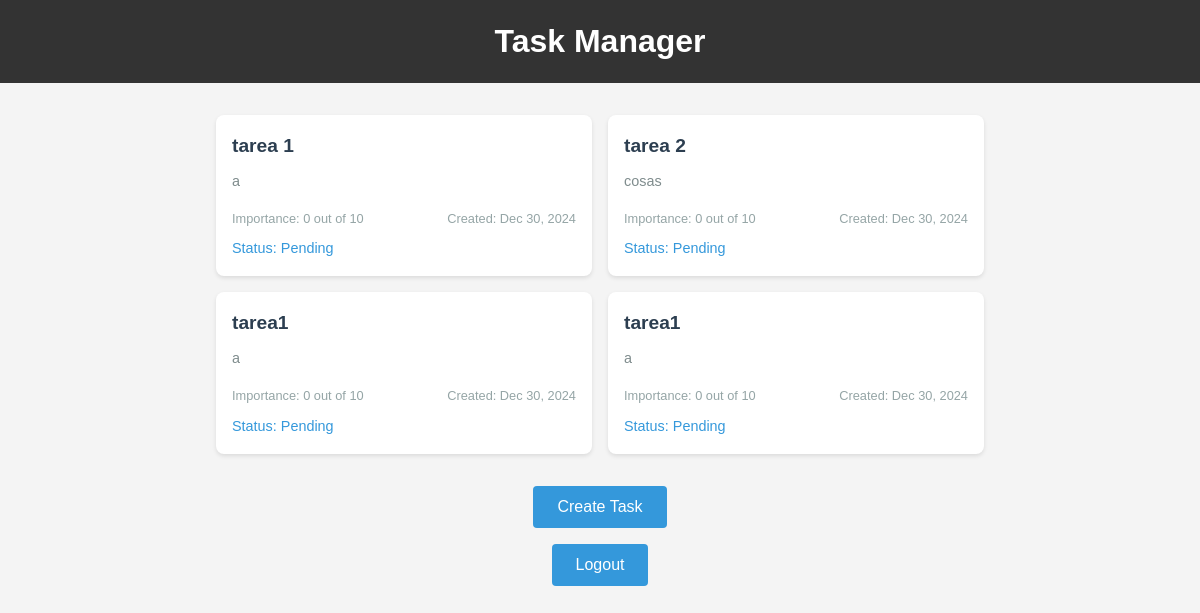
Before: /tasks/ (signed in) with the older database file.
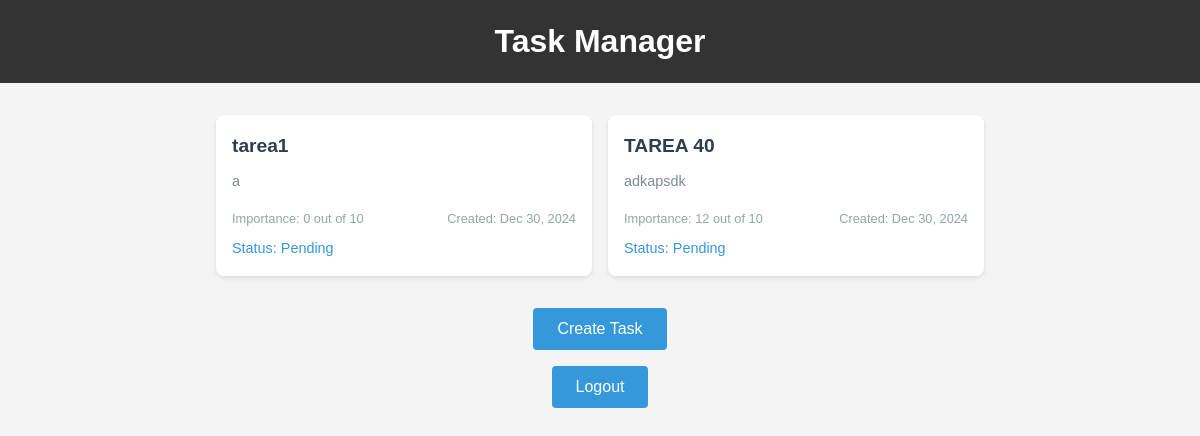
After: the same page with the newer database file.
### admtareas/models.py (models this page shows, shortened)
class Task(models.Model):
    name = models.CharField(max_length=100)
    description = models.TextField(blank=True)
    importance = models.IntegerField(default=0)
    created_at = models.DateTimeField(auto_now_add=True)
    completed = models.BooleanField(default=False)
    user = models.ForeignKey(User, on_delete=models.CASCADE)

### admtareas/views.py (the view)
# urls.py: path('tasks/', views.tasks, name='tasks'),
@login_required
def tasks(request):
    a=Task.objects.filter(user=request.user)
    return render(request, 'tasks.html',{"tasks":a})

### admtareas/templates/tasks.html (shortened to what this page needs)
{% load static %}
<!DOCTYPE html>
<html lang="en">
<head>
    <link rel="stylesheet" href="{% static 'tasks.css' %}">
</head>
<body>
    <header>
        <h1>Task Manager</h1>
    </header>
    <main>
        <section class="task-list">
            {% for task in tasks %}
                <article class="task-card {% if task.completed %}completed{% endif %}">
                    <a href="{% url 'task_detail' task.id %}" class="task-link">
                        <h2 class="task-name">{{ task.name }}</h2>
                        <p class="task-description">{{ task.description|default:"No description" }}</p>
                        <div class="task-details">
                            <div class="importance-bar-container">
                                <div class="importance-bar" aria-valuenow="{{ task.importance }}" aria-valuemin="1" aria-valuemax="100">
                                    <span class="sr-only">Importance: {{ task.importance }} out of 10</span>
                                </div>
                            </div>
                            <time class="task-date">Created: {{ task.created_at|date:"M d, Y" }}</time>
                        </div>
                        <div class="task-status">
                            Status: {% if task.completed %}Completed{% else %}Pending{% endif %}
                        </div>
                    </a>
                </article>
            {% empty %}
                <p class="no-tasks">No tasks available.</p>
            {% endfor %}
        </section>
        <a href="{% url 'task_create' %}" class="create-task-button">
            <button>Create Task</button>
        </a>
        <a href="/logout/" class="logout-button">
            <button>Logout</button>
        </a>
    </main>
</body>
</html>

### admtareas/static/tasks.css (style rules this page uses)
* { margin: 0; padding: 0; box-sizing: border-box; }
body { font-family: Arial, sans-serif; line-height: 1.6; background-color: #f4f4f4; color: #333; }
header { background-color: #333; color: #fff; text-align: center; padding: 1rem; }
h1 { font-size: 2rem; }
main { max-width: 800px; margin: 2rem auto; padding: 0 1rem; }
.task-list { display: grid; grid-template-columns: repeat(auto-fill, minmax(250px, 1fr)); gap: 1rem; margin-bottom: 2rem; }
.task-card { background-color: #fff; border-radius: 8px; box-shadow: 0 2px 4px rgba(0, 0, 0, 0.1); transition: transform 0.2s ease-in-out; }
.task-link { display: block; padding: 1rem; text-decoration: none; color: inherit; }
.task-name { font-size: 1.2rem; margin-bottom: 0.5rem; color: #2c3e50; }
.task-description { font-size: 0.9rem; color: #7f8c8d; margin-bottom: 1rem; }
.task-details { display: flex; justify-content: space-between; font-size: 0.8rem; color: #95a5a6; margin-bottom: 0.5rem; }
.task-status { font-size: 0.9rem; color: #3498db; }
.create-task-button { display: block; text-align: center; }
.logout-button { display: block; text-align: center; margin-top: 1rem; }
button { background-color: #3498db; color: #fff; border: none; padding: 0.75rem 1.5rem; font-size: 1rem; border-radius: 4px; cursor: pointer; transition: background-color 0.2s ease-in-out; }

Changed rows visible on the page:
removed Task: name "tarea 1", description "a", importance "0", created_at "Dec 30, 2024", completed "Pending"
removed Task: name "tarea 2", description "cosas", importance "0", created_at "Dec 30, 2024", completed "Pending"
removed Task: name "tarea1", description "a", importance "0", created_at "Dec 30, 2024", completed "Pending"
added Task: name "TAREA 40", description "adkapsdk", importance "12", created_at "Dec 30, 2024", completed "Pending"
